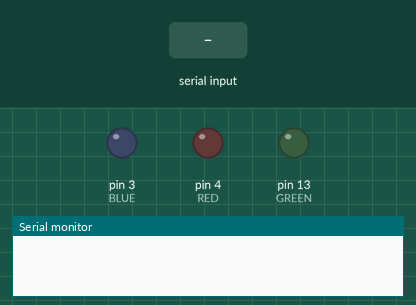
The sketch below on a simulated Arduino Uno, built with avr-gcc and run on an emulated ATmega328P. On the bench: output pins drawn as LEDs (lit = HIGH), the last lines printed to the serial monitor. Dashed ring = blinking. Inputs (shaded band) come from the test bench.

Above: at 3.0 s.
3.1 s: "G" received over the second serial link
At 3.35 s:
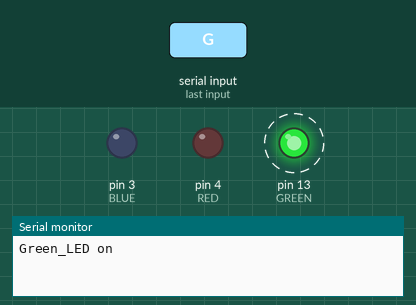
7.3 s: "B" received over the second serial link
At 7.75 s:
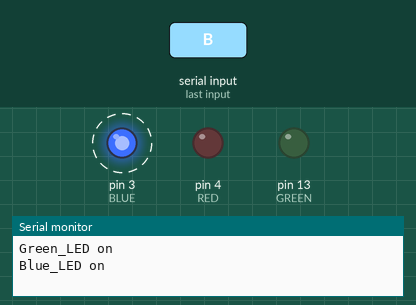
11.5 s: "R" received over the second serial link
At 12.16 s:
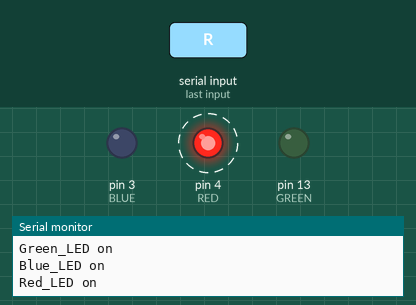
15.7 s: "A" received over the second serial link
At 16.56 s:
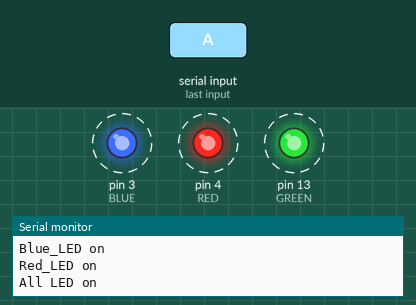
19.9 s: "g" received over the second serial link
At 20.7 s:
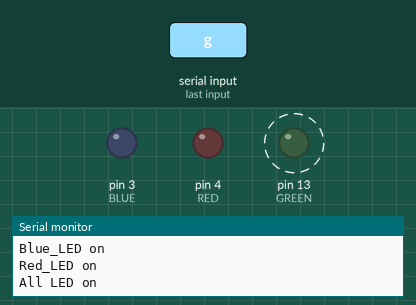
24.1 s: "b" received over the second serial link
At 24.6 s:
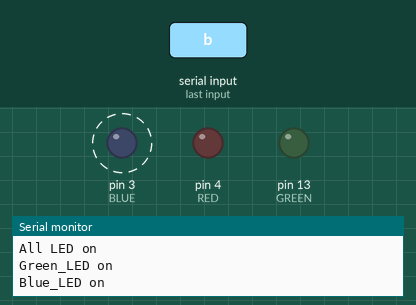
Timing chart, 0 to 29.0 s (numbered marks = the images above; inputs shaded):
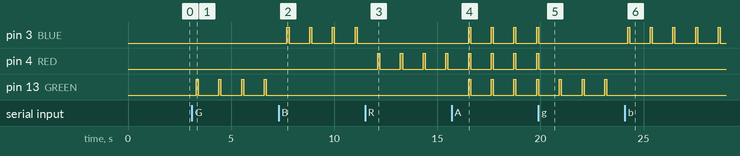

The sketch:

LED.ino
```cpp
#include<Wire.h>
#include<SoftwareSerial.h>

#define GREEN 13
#define BLUE  3
#define RED   4

char val = 0;
SoftwareSerial BTSerial(10, 11);

void setup() {
  Serial.begin(9600);
  pinMode(GREEN, OUTPUT);
  pinMode(BLUE, OUTPUT);
  pinMode(RED, OUTPUT);
  BTSerial.begin(38400);
}

void loop() {

  if(BTSerial.available()>0){
    char c = BTSerial.read();
    if (0x30 <=c && c < 0x80) {
      val = c;
      switch (val) {
        case 'G':
        case 'g':
          Serial.println("Green_LED on");
          BTSerial.println("Green_LED on");
          break;
        case 'B':
        case 'b':
          Serial.println("Blue_LED on");
          BTSerial.println("Blue_LED on");
          break;
        case 'R':
        case 'r':
          Serial.println("Red_LED on");
          BTSerial.println("Red_LED on");
          break;
        case 'A':
        case 'a':
          Serial.println("All LED on");
          BTSerial.println("All LED on");
          break;
        case 'S':
        case 's':
          Serial.println("All LED off");
          BTSerial.println("All LED off");
          break;
      }
    }
  }
    switch (val) {
      case 'G':
      case 'g':
        digitalWrite(GREEN, HIGH);
        break;
      case 'B':
      case 'b':
        digitalWrite(BLUE, HIGH);
        break;
      case 'R':
      case 'r':
        digitalWrite(RED, HIGH);
        break;
      case 'A':
      case 'a':
        digitalWrite(GREEN, HIGH);
        digitalWrite(BLUE, HIGH);
        digitalWrite(RED, HIGH);
        break;
      case 'S':
      case 's':
        break;
    }
    delay(100);
    digitalWrite(GREEN, LOW);
    digitalWrite(BLUE, LOW);
    digitalWrite(RED, LOW);
    delay(1000);
}
```

Measured:
- after the input at 3.1 s, pin 13 (GREEN): alternates HIGH for 0.10 s and LOW for 1.0 s, starting after 0.20 s
- after the input at 7.3 s, pin 3 (BLUE): alternates HIGH for 0.10 s and LOW for 1.0 s, starting after 0.41 s; pin 13 (GREEN): stops changing and stays LOW
- after the input at 11.5 s, pin 3 (BLUE): stops changing and stays LOW; pin 4 (RED): alternates HIGH for 0.10 s and LOW for 1.0 s, starting after 0.61 s
- after the input at 15.7 s, pin 3 (BLUE), pin 13 (GREEN): alternates HIGH for 0.10 s and LOW for 1.0 s, starting after 0.82 s
- after the input at 19.9 s, pin 3 (BLUE), pin 4 (RED): goes on until 19.9 s, then stays LOW
- after the input at 24.1 s, pin 3 (BLUE): alternates HIGH for 0.10 s and LOW for 1.0 s, starting after 0.12 s; pin 13 (GREEN): stops changing and stays LOW
